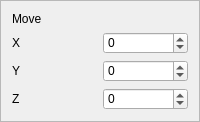
          <widget class="QFrame" name="light_move_frame">
           <property name="minimumSize">
            <size>
             <width>0</width>
             <height>100</height>
            </size>
           </property>
           <property name="styleSheet">
            <string notr="true">QFrame#move_frame {
border: 1px solid rgb(255, 255, 255);
}</string>
           </property>
           <property name="frameShape">
            <enum>QFrame::StyledPanel</enum>
           </property>
           <property name="frameShadow">
            <enum>QFrame::Raised</enum>
           </property>
           <layout class="QVBoxLayout" name="verticalLayout_26">
            <item>
             <layout class="QVBoxLayout" name="light_move_layout">
              <item>
               <widget class="QLabel" name="translate_light_title">
                <property name="text">
                 <string>Move</string>
                </property>
               </widget>
              </item>
              <item>
               <layout class="QHBoxLayout" name="horizontalLayout_9">
                <item>
                 <widget class="QLabel" name="label_12">
                  <property name="text">
                   <string>X</string>
                  </property>
                 </widget>
                </item>
                <item>
                 <widget class="QSpinBox" name="light_move_x">
                  <property name="minimum">
                   <number>-100</number>
                  </property>
                  <property name="maximum">
                   <number>100</number>
                  </property>
                  <property name="singleStep">
                   <number>1</number>
                  </property>
                 </widget>
                </item>
               </layout>
              </item>
              <item>
               <layout class="QHBoxLayout" name="horizontalLayout_21">
                <item>
                 <widget class="QLabel" name="label_13">
                  <property name="text">
                   <string>Y</string>
                  </property>
                 </widget>
                </item>
                <item>
                 <widget class="QSpinBox" name="light_move_y">
                  <property name="minimum">
                   <number>-100</number>
                  </property>
                  <property name="maximum">
                   <number>100</number>
                  </property>
                 </widget>
                </item>
               </layout>
              </item>
              <item>
               <layout class="QHBoxLayout" name="horizontalLayout_22">
                <item>
                 <widget class="QLabel" name="label_14">
                  <property name="sizePolicy">
                   <sizepolicy hsizetype="Preferred" vsizetype="Fixed">
                    <horstretch>0</horstretch>
                    <verstretch>0</verstretch>
                   </sizepolicy>
                  </property>
                  <property name="text">
                   <string>Z</string>
                  </property>
                 </widget>
                </item>
                <item>
                 <widget class="QSpinBox" name="light_move_z">
                  <property name="minimum">
                   <number>-100</number>
                  </property>
                  <property name="maximum">
                   <number>100</number>
                  </property>
                 </widget>
                </item>
               </layout>
              </item>
             </layout>
            </item>
           </layout>
          </widget>
